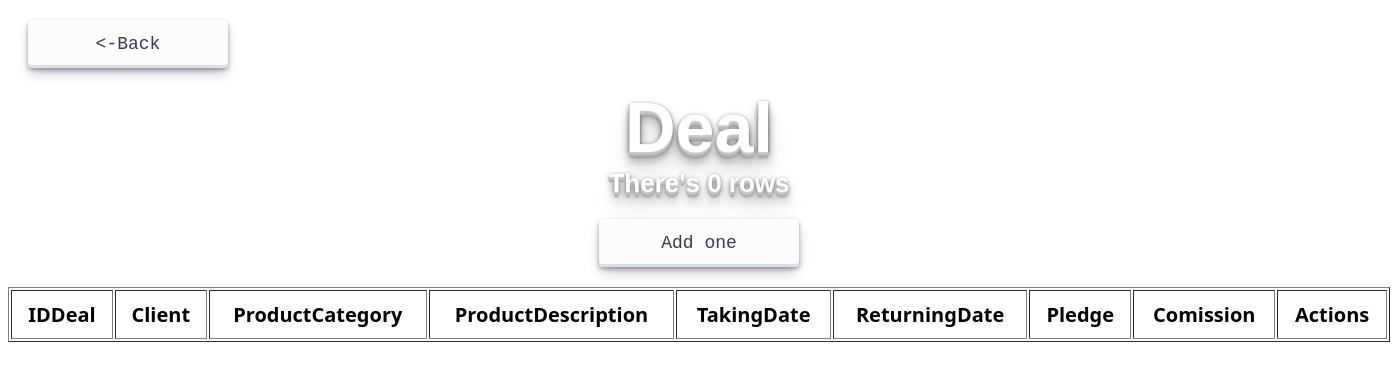
The app's page /Deal.php, older data.
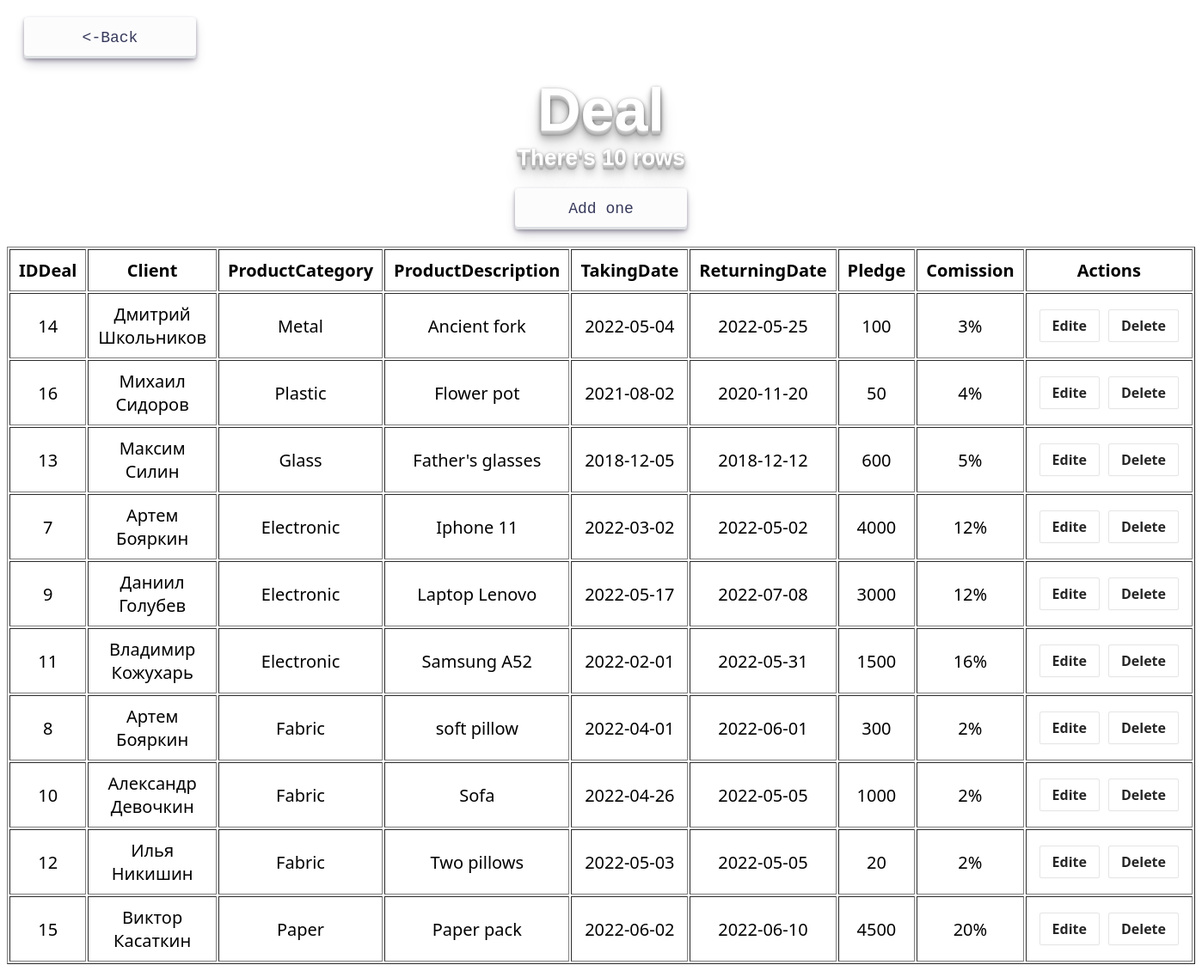
The same page, newer data.
### tables this page shows
CREATE TABLE `Deal` (
  `IDDeal` int NOT NULL,
  `IDClient` int NOT NULL,
  `IDProductCategory` int NOT NULL,
  `ProductDescription` varchar(255) NOT NULL,
  `TakingDate` date NOT NULL,
  `ReturningDate` date NOT NULL,
  `Pledge` int NOT NULL,
  `Comission` int NOT NULL
);

CREATE TABLE `ProductCategory` (
  `IDProductCategory` int NOT NULL,
  `Name` varchar(30) NOT NULL,
  `Notes` varchar(255) NOT NULL
);

### src/Deal.php (the view, shortened to what this page needs)
<?php
include 'fnc.php';
?>
<html>
    <head>
        <link href="styles.css" rel="stylesheet" type="text/css">
    </head>
    <header>
        <div style = "text-align: left; margin: 20px">
                            <form action="index.php">
                                <button class="button-30" role="button">
                                    <-Back
                                </button>
                            </form>
                        </div>
        <div class="hit-the-floor">
            Deal
        </div>
        <div class="hit-the-floor" style = "font-size: 26px; margin-bottom: 20px">
            There's <?php echo mysqli_fetch_row(mysqli_query($db, "SELECT COUNT(*) FROM Deal"))[0]?> rows
        </div>
        <div style = "text-align: center; margin-bottom: 20px">
            <form action="Deal-create.php">
                <button class="button-30" role="button">
                    Add one
                </button>
            </form>
        </div>
    </header>
    <body>
        <table align="center" border="1px" cellpadding= "10px" style = "font-size: 20px">
            <tr>
                <th>
                    IDDeal
                </th>
                <th>
                    Client
                </th>
                <th>
                    ProductCategory
                </th>
                <th>
                    ProductDescription
                </th>
                <th>
                    TakingDate
                </th>
                <th>
                    ReturningDate
                </th>
                <th>
                    Pledge
                </th>
                <th>
                    Comission
                </th>
                <th>
                    Actions
                </th>
            </tr>
                <?php
                    $stmt = "SELECT Deal.IDDeal, CONCAT(Client.Name, ' ', Client.Surname), ProductCategory.Name, ProductDescription, TakingDate, ReturningDate, Pledge, CONCAT(Comission, '%') FROM Deal
                            JOIN ProductCategory
                            ON Deal.IDProductCategory = ProductCategory.IDProductCategory
                            JOIN Client
                            ON Client.IDClient = Deal.IDClient";
                    $result = mysqli_query($db, $stmt);
                    foreach($result as $row){
                ?>
                   <tr>
                        <?php
                        foreach($row as $subrow){
                            ?>
                                <td align="center">
                                    <?php
                                    echo $subrow;
                                    ?>
                                </td>
                            <?php
                        }
                        ?>
                            <td align="center">
                                <div style = "display: flex; justify-content: center; align-items: center;">
                                <form action="Deal-edite.php" method="POST" style = "margin-bottom:0px; margin:5px">
                                    <button class="button-6" role="button" name="edite" value="<?php echo $row['IDDeal']?>">
                                        Edite
                                    </button>
                                </form>
                                <form action = "Deal-delete.php" method = "POST" style = "margin-bottom:0px; margin:5px">
                                    <button class="button-6" role="button" name="delete" value="<?php echo $row['IDDeal']?>">
                                        Delete
                                    </button>
                                </form>
                                </div>
                            </td>
                    </tr>
                <?php
                    }
                ?>
        </table>
    </body>
</html>

Row changes from the older to the newer data that the page shows:
added deal: IDDeal "14", subrow "Дмитрий Школьников", IDProductCategory.Name "Metal", ProductDescription "Ancient fork", TakingDate "2022-05-04", ReturningDate "2022-05-25", Pledge "100", subrow "3%"
added deal: IDDeal "16", subrow "Михаил Сидоров", IDProductCategory.Name "Plastic", ProductDescription "Flower pot", TakingDate "2021-08-02", ReturningDate "2020-11-20", Pledge "50", subrow "4%"
added deal: IDDeal "13", subrow "Максим Силин", IDProductCategory.Name "Glass", ProductDescription "Father's glasses", TakingDate "2018-12-05", ReturningDate "2018-12-12", Pledge "600", subrow "5%"
added deal: IDDeal "7", subrow "Артем Бояркин", IDProductCategory.Name "Electronic", ProductDescription "Iphone 11", TakingDate "2022-03-02", ReturningDate "2022-05-02", Pledge "4000", subrow "12%"
added deal: IDDeal "9", subrow "Даниил Голубев", IDProductCategory.Name "Electronic", ProductDescription "Laptop Lenovo", TakingDate "2022-05-17", ReturningDate "2022-07-08", Pledge "3000", subrow "12%"
added deal: IDDeal "11", subrow "Владимир Кожухарь", IDProductCategory.Name "Electronic", ProductDescription "Samsung A52", TakingDate "2022-02-01", ReturningDate "2022-05-31", Pledge "1500", subrow "16%"
added deal: IDDeal "8", subrow "Артем Бояркин", IDProductCategory.Name "Fabric", ProductDescription "soft pillow", TakingDate "2022-04-01", ReturningDate "2022-06-01", Pledge "300", subrow "2%"
added deal: IDDeal "10", subrow "Александр Девочкин", IDProductCategory.Name "Fabric", ProductDescription "Sofa", TakingDate "2022-04-26", ReturningDate "2022-05-05", Pledge "1000", subrow "2%"
added deal: IDDeal "12", subrow "Илья Никишин", IDProductCategory.Name "Fabric", ProductDescription "Two pillows", TakingDate "2022-05-03", ReturningDate "2022-05-05", Pledge "20", subrow "2%"
added deal: IDDeal "15", subrow "Виктор Касаткин", IDProductCategory.Name "Paper", ProductDescription "Paper pack", TakingDate "2022-06-02", ReturningDate "2022-06-10", Pledge "4500", subrow "20%"
Text that changed along with them:
mysqli_fetch_row(mysqli_query($db, "SELECT COUNT(*) FROM Deal"))[0]: "0" → "10"
